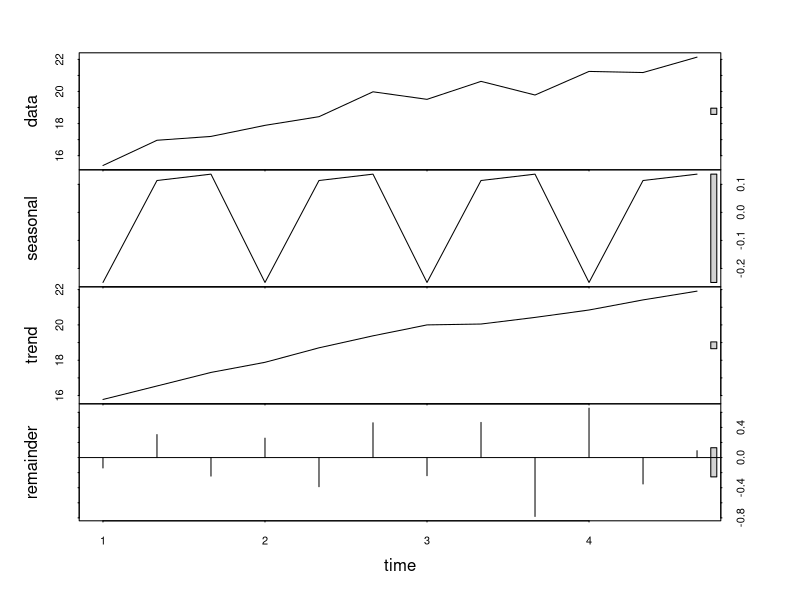

Here is the R script that generated this plot: (Note: this script raises an error after producing the figure.)
nav = read.csv("nav.csv", header = T)
head(nav)
nav[1:12,2]
navTS <- ts(nav[1:12,2], frequency = 3)
navTSFit1 <- stl(navTS, s.window = "period")
plot(navTSFit1)
navTS1Fit2<- HoltWinters(navTS, beta=FALSE, gamma=FALSE) 
navTS1Fit2
navTS1Fit1Forecast1<- forecast.HoltWinters(navTS1Fit2)
plot(navTS1Fit1Forecast1)
navTS1Fit2
accuracy(navTS,navTS1Fit2)
accuracy(navTS1Fit1Forecast1)
nav[1:12,1]
accuracy(c(1,2,3), c(7,8,9))


#Forecasts for July 2010 to December 2010 is: 
x <- nav[7:12,1]
y <- nav[7:12,3]
x_name <- "Month"
y_name <- "Forecasts For Naive"
require(reshape2)
df <- melt(data.frame(x,y))
colnames(df) <- c(x_name, y_name)
print(df)
accuracy(nav[7:12,2],y)


#Forecasts for July 2010 to December 2010 Using Moving Average (3) are: 
x <- nav[7:12,1]
y <- nav[7:12,4]
nav[7:12,4]
x_name <- "Month"
y_name <- "Forecasts For MA(3)"
require(reshape2)
df <- melt(data.frame(x,y))
colnames(df) <- c(x_name, y_name)
print(df)
accuracy(nav[7:12,2],y)


#Forecast for January 2011 Using Naive is: 
x <- nav[13,1]
y <- nav[13,3]
nav[7:12,4]
x_name <- "Month"
y_name <- "Forecasts For MA(3)"
require(reshape2)
df <- melt(data.frame(x,y))
colnames(df) <- c(x_name, y_name)
print(df)


#Forecast for January 2011 Using Moving Average (3) is: 
x <- nav[13,1]
y <- nav[13,4]
nav[7:12,4]
x_name <- "Month"
y_name <- "Forecasts For MA(3)"
require(reshape2)
df <- melt(data.frame(x,y))
colnames(df) <- c(x_name, y_name)
print(df)

